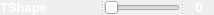
     <widget class="QSplitter" name="splitter_4">
      <property name="orientation">
       <enum>Qt::Horizontal</enum>
      </property>
      <widget class="QLabel" name="label_4">
       <property name="minimumSize">
        <size>
         <width>100</width>
         <height>0</height>
        </size>
       </property>
       <property name="maximumSize">
        <size>
         <width>100</width>
         <height>16777215</height>
        </size>
       </property>
       <property name="palette">
        <palette>
         <active>
          <colorrole role="WindowText">
           <brush brushstyle="SolidPattern">
            <color alpha="255">
             <red>255</red>
             <green>255</green>
             <blue>255</blue>
            </color>
           </brush>
          </colorrole>
          <colorrole role="Button">
           <brush brushstyle="SolidPattern">
            <color alpha="255">
             <red>0</red>
             <green>0</green>
             <blue>0</blue>
            </color>
           </brush>
          </colorrole>
          <colorrole role="Base">
           <brush brushstyle="SolidPattern">
            <color alpha="255">
             <red>0</red>
             <green>0</green>
             <blue>0</blue>
            </color>
           </brush>
          </colorrole>
          <colorrole role="Window">
           <brush brushstyle="SolidPattern">
            <color alpha="255">
             <red>0</red>
             <green>0</green>
             <blue>0</blue>
            </color>
           </brush>
          </colorrole>
         </active>
         <inactive>
          <colorrole role="WindowText">
           <brush brushstyle="SolidPattern">
            <color alpha="255">
             <red>255</red>
             <green>255</green>
             <blue>255</blue>
            </color>
           </brush>
          </colorrole>
          <colorrole role="Button">
           <brush brushstyle="SolidPattern">
            <color alpha="255">
             <red>0</red>
             <green>0</green>
             <blue>0</blue>
            </color>
           </brush>
          </colorrole>
          <colorrole role="Base">
           <brush brushstyle="SolidPattern">
            <color alpha="255">
             <red>0</red>
             <green>0</green>
             <blue>0</blue>
            </color>
           </brush>
          </colorrole>
          <colorrole role="Window">
           <brush brushstyle="SolidPattern">
            <color alpha="255">
             <red>0</red>
             <green>0</green>
             <blue>0</blue>
            </color>
           </brush>
          </colorrole>
         </inactive>
         <disabled>
          <colorrole role="WindowText">
           <brush brushstyle="SolidPattern">
            <color alpha="255">
             <red>120</red>
             <green>120</green>
             <blue>120</blue>
            </color>
           </brush>
          </colorrole>
          <colorrole role="Button">
           <brush brushstyle="SolidPattern">
            <color alpha="255">
             <red>0</red>
             <green>0</green>
             <blue>0</blue>
            </color>
           </brush>
          </colorrole>
          <colorrole role="Base">
           <brush brushstyle="SolidPattern">
            <color alpha="255">
             <red>0</red>
             <green>0</green>
             <blue>0</blue>
            </color>
           </brush>
          </colorrole>
          <colorrole role="Window">
           <brush brushstyle="SolidPattern">
            <color alpha="255">
             <red>0</red>
             <green>0</green>
             <blue>0</blue>
            </color>
           </brush>
          </colorrole>
         </disabled>
        </palette>
       </property>
       <property name="font">
        <font>
         <family>Arial</family>
         <pointsize>10</pointsize>
         <weight>75</weight>
         <bold>true</bold>
        </font>
       </property>
       <property name="text">
        <string>TShape</string>
       </property>
      </widget>
      <widget class="QSlider" name="hsTShape">
       <property name="cursor">
        <cursorShape>OpenHandCursor</cursorShape>
       </property>
       <property name="maximum">
        <number>100</number>
       </property>
       <property name="orientation">
        <enum>Qt::Horizontal</enum>
       </property>
      </widget>
      <widget class="QLabel" name="lblTShape">
       <property name="minimumSize">
        <size>
         <width>30</width>
         <height>0</height>
        </size>
       </property>
       <property name="maximumSize">
        <size>
         <width>30</width>
         <height>16777215</height>
        </size>
       </property>
       <property name="palette">
        <palette>
         <active>
          <colorrole role="WindowText">
           <brush brushstyle="SolidPattern">
            <color alpha="255">
             <red>255</red>
             <green>255</green>
             <blue>255</blue>
            </color>
           </brush>
          </colorrole>
          <colorrole role="Button">
           <brush brushstyle="SolidPattern">
            <color alpha="255">
             <red>0</red>
             <green>0</green>
             <blue>0</blue>
            </color>
           </brush>
          </colorrole>
          <colorrole role="Base">
           <brush brushstyle="SolidPattern">
            <color alpha="255">
             <red>0</red>
             <green>0</green>
             <blue>0</blue>
            </color>
           </brush>
          </colorrole>
          <colorrole role="Window">
           <brush brushstyle="SolidPattern">
            <color alpha="255">
             <red>0</red>
             <green>0</green>
             <blue>0</blue>
            </color>
           </brush>
          </colorrole>
         </active>
         <inactive>
          <colorrole role="WindowText">
           <brush brushstyle="SolidPattern">
            <color alpha="255">
             <red>255</red>
             <green>255</green>
             <blue>255</blue>
            </color>
           </brush>
          </colorrole>
          <colorrole role="Button">
           <brush brushstyle="SolidPattern">
            <color alpha="255">
             <red>0</red>
             <green>0</green>
             <blue>0</blue>
            </color>
           </brush>
          </colorrole>
          <colorrole role="Base">
           <brush brushstyle="SolidPattern">
            <color alpha="255">
             <red>0</red>
             <green>0</green>
             <blue>0</blue>
            </color>
           </brush>
          </colorrole>
          <colorrole role="Window">
           <brush brushstyle="SolidPattern">
            <color alpha="255">
             <red>0</red>
             <green>0</green>
             <blue>0</blue>
            </color>
           </brush>
          </colorrole>
         </inactive>
         <disabled>
          <colorrole role="WindowText">
           <brush brushstyle="SolidPattern">
            <color alpha="255">
             <red>120</red>
             <green>120</green>
             <blue>120</blue>
            </color>
           </brush>
          </colorrole>
          <colorrole role="Button">
           <brush brushstyle="SolidPattern">
            <color alpha="255">
             <red>0</red>
             <green>0</green>
             <blue>0</blue>
            </color>
           </brush>
          </colorrole>
          <colorrole role="Base">
           <brush brushstyle="SolidPattern">
            <color alpha="255">
             <red>0</red>
             <green>0</green>
             <blue>0</blue>
            </color>
           </brush>
          </colorrole>
          <colorrole role="Window">
           <brush brushstyle="SolidPattern">
            <color alpha="255">
             <red>0</red>
             <green>0</green>
             <blue>0</blue>
            </color>
           </brush>
          </colorrole>
         </disabled>
        </palette>
       </property>
       <property name="font">
        <font>
         <family>Arial</family>
         <pointsize>10</pointsize>
         <weight>75</weight>
         <bold>true</bold>
        </font>
       </property>
       <property name="text">
        <string>0</string>
       </property>
       <property name="alignment">
        <set>Qt::AlignCenter</set>
       </property>
      </widget>
     </widget>
